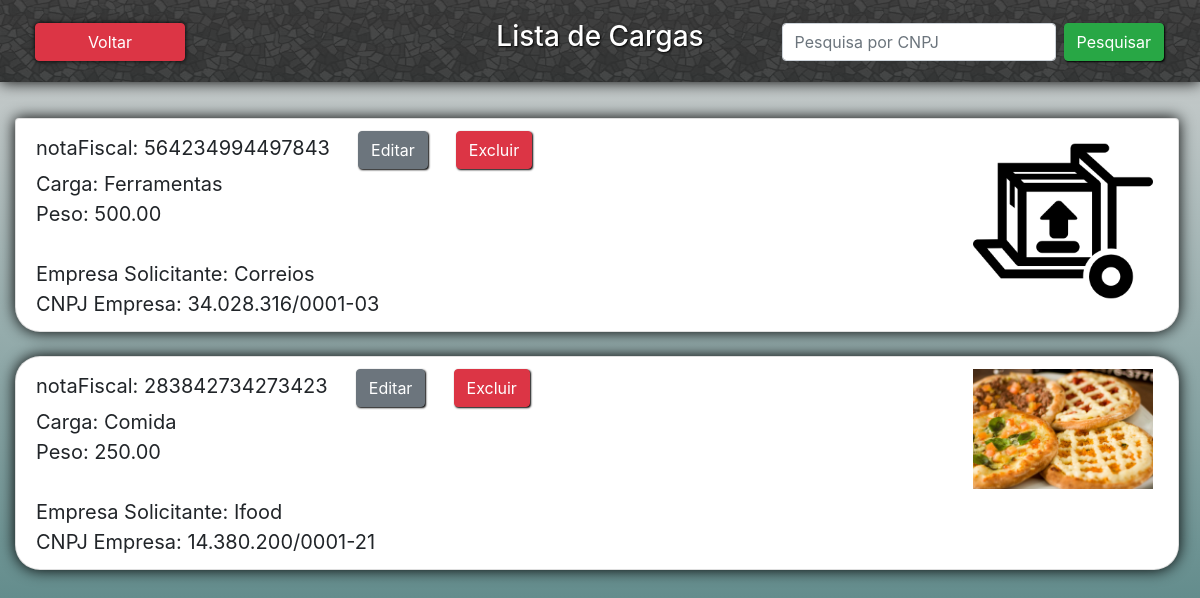
/listagem_cargas/, run on the app's committed database.
### core/models.py (models this page shows, shortened)
class Empresa(models.Model):
    cnpj = models.CharField(max_length=18, blank=False, null=False)
    nome = models.CharField(max_length=100, blank=False, null=False)
    telefone = models.CharField(max_length=45, blank=False, null=False)
    cidade = models.CharField(max_length=100, blank=False, null=False)
    estado = models.CharField(max_length=45, blank=False, null=False)
    logradouro = models.CharField(max_length=100, blank=False, null=False)
    numeroRua = models.DecimalField(max_digits=10, decimal_places=2, blank=False, null=False)
    logo = models.ImageField(upload_to='logos_empresas', blank=True, null=True)
    class Meta:
        verbose_name_plural = 'Empresas'

class Carga(models.Model):
    notaFiscal = models.CharField(max_length=500, blank=False, null=False)
    carga = models.CharField(max_length=500, blank=False, null=False)
    peso = models.DecimalField(max_digits=100, decimal_places=2, blank=False, null=False)
    id_empresa = models.ForeignKey('Empresa', on_delete=models.CASCADE)
    foto = models.ImageField(upload_to='fotos_cargas', blank=True, null=True)
    class Meta:
        verbose_name_plural = 'Cargas'

### core/views.py (the view)
# urls.py: path('listagem_cargas/', listagem_cargas, name='url_listagem_cargas'),
def listagem_cargas(request):
    if request.POST:
        if request.POST['cnpj']:
            dados = Carga.objects.all()
            dados2 = Empresa.objects.filter(cnpj=request.POST['cnpj'])
        else:
            dados = Carga.objects.all()
            dados2 = Empresa.objects.all()
    else:
        dados = Carga.objects.all()
        dados2 = Empresa.objects.all()
    contexto = {'cargas': dados, 'acao': 'Lista de Cargas', 'empresas': dados2}
    return render(request, 'core/listagem_cargas.html', contexto)

### core/templates/core/listagem_cargas.html (shortened to what this page needs)
{% extends 'base.html' %}
{% load static %}
{% block main %}<br>
    <nav class="navbar navbar-expand-sm" id="caixa_pesquisa">
        <form class="form-inline" method="post">
            <input class="form-control mr-sm-2" type="text" name="cnpj" placeholder="Pesquisa por CNPJ">
            <button class="btn btn-success" type="submit">Pesquisar</button>
        </form>
    </nav><br>
    <button type="button" class="btn btn-danger" id="btn-voltar" onclick="location.href='/menu_viagem/'">Voltar</button>
    <ul class="list-group">
    {% for car in cargas %}
        {% for emp in empresas %}
            {% if car.id_empresa_id == emp.id %}
                <li class="list-group-item">
                    <div class="text-left" style="float: left;">
                        notaFiscal: {{ car.notaFiscal }}
                        &nbsp; &nbsp; <a class="btn btn-secondary" href="{% url 'url_atualiza_carga' car.id %}">Editar</a>
                        &nbsp; &nbsp; <a class="btn btn-danger" href="{% url 'url_exclui_carga' car.id %}">Excluir</a>
                        <br>
                        Carga: {{ car.carga }} <br>
                        Peso: {{ car.peso }} <br><br>
                        Empresa Solicitante: {{ emp.nome }} <br>
                        CNPJ Empresa: {{ emp.cnpj }}
                    </div>
                    <div class="row text-right" style="float: right;">
                        {% if car.foto %}
                            <img src="{{ car.foto.url }}" class="foto_carga">
                        {% else %}
                            <img src="{% static 'img/carga_generico.png' %}" class="foto_carga">
                        {% endif %}
                    </div>
                </li><br>
            {% endif %}
        {% endfor %}
    {% endfor %}
    </ul>
{% endblock %}

### static_files/css/style.css (style rules this page uses)
#caixa_pesquisa { position: fixed; top: 15px; z-index: 3; right: 20px; }
#btn-voltar { position: fixed; box-shadow: 0px 0px 5px black; left: 35px; top: 23px; width: 150px; z-index: 6; }
.btn { box-shadow: 1px 1px 2px black; }
.foto_carga { width: 200px; padding-right: 10%; }
a { padding: 10px; border-radius: 5px; text-decoration: none; }
.list-group { padding-top: 70px; position: absolute; z-index: 2; width: 97%; }
.list-group-item { box-shadow: 0px 0px 15px black; font-size: 20px; border-radius: 25px; padding: 50px; background-color: black; }

### data on the page
Carga: notaFiscal "564234994497843", carga "Ferramentas", peso "500.00"
Empresa: nome "Correios", cnpj "34.028.316/0001-03"
Carga: notaFiscal "283842734273423", carga "Comida", peso "250.00"
Empresa: nome "Ifood", cnpj "14.380.200/0001-21", foto (picture)

### other printed values
{{ acao }} "Lista de Cargas"
